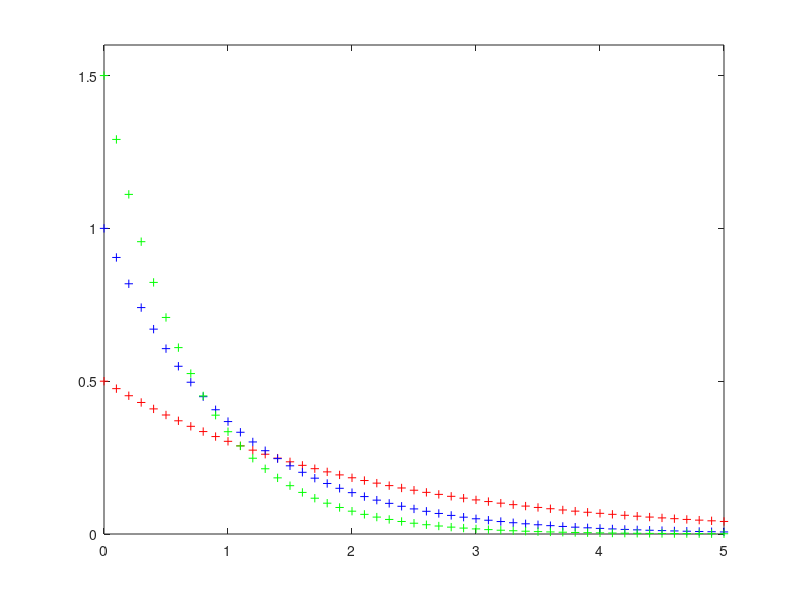

Source code (MATLAB):

numTrials = 10;
lambda = [.5, 1.0, 5.0];

XMIN = 0;
XMAX = 5;
YMIN = 0.0;
YMAX= 1.6;

clf;
figure(1);
x = 0:.1:10;

% exppdf function comes from same toolbox as exprnd
probability_mass_function1 = exppdf(x, 1/.5);
plot(x, probability_mass_function1, '+r');
hold on;
probability_mass_function2 = exppdf(x, 1/1.0);
plot(x, probability_mass_function2, '+b');
hold on;
probability_mass_function3 = exppdf(x, 1/1.5);
plot(x, probability_mass_function3, '+g');
hold on;

axis([XMIN XMAX YMIN YMAX]);